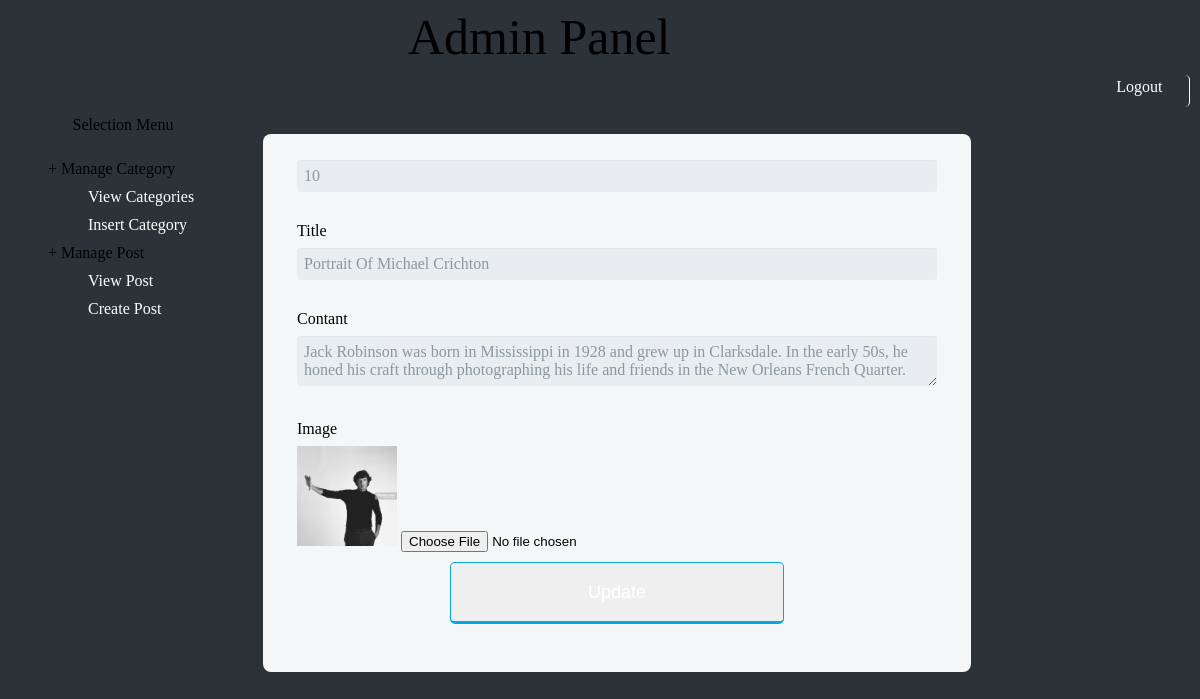
Page /admin/createpost.php?action=edit&pid=10 on the committed database.
### tables this page shows
CREATE TABLE IF NOT EXISTS `latest_blog_posts` (
  `post_id` int(11) NOT NULL AUTO_INCREMENT,
  `post_headline` varchar(50) NOT NULL,
  `post_contant` longtext NOT NULL,
  `post_photo_url` varchar(100) NOT NULL,
  `post_date` date NOT NULL,
  PRIMARY KEY (`post_id`)
);

### admin/createpost.php (the view, shortened to what this page needs)
<!doctype html>
<html lang="en">
<head>
</head>
<body >
    <div id="upper" style="height:100px; width:100%;background: -moz-linear-gradient(top, #1e5799 0%, #2989d8 50%, #207cca 51%, #7db9e8 100%);">
        <div style="float: left; font-size:50px; margin-left: 400px;">
            Admin Panel
        </div>
  <div  class="menu" style="height: 10px; float: right;">
        <li><a href="logout.php"><center>Logout</center></a></li>
   </div>
    </div>
    <div  class="selection" style="height:1000px; margin-top: 8px; float: left; width:230px;background: -moz-linear-gradient(top, #1e5799 0%, #2989d8 50%, #207cca 51%, #7db9e8 100%);">
      <center><span id="sel">Selection Menu</span></center>
      <ul>
        <li><span id=catsign>+ Manage Category</span>
        <div id=mcatlist><ul>
              <li><a href="viewcat.php">View Categories</a></li>
              <li> <a href="insertcat.php">Insert Category</a></li>
            </ul></div>
        </li>
        <li><span id=postsign>+ Manage Post</span>
        <div id=mpostlist><ul>
              <li><a href="viewpost.php">View Post</a></li>
             <?php if(isset($_GET['action'])){
                echo "<li><a href=createpost.php>Create Post</a></li>";
             }else{
               echo "<li><a href=# style='color:aqua;'>Create Post</a></li>";
             }
             ?>
            </ul>
        </div>
    </div>
    <div style="height:1000px; margin-top: 8px;margin-left: 205px; width:835px;background: -moz-linear-gradient(top, #00b7ea 0%, #009ec3 100%);">
    <br>
    <div class="form-style-5">
<form action="createpost.php" method="post" enctype="multipart/form-data">
<fieldset>
<?php if(isset($_GET['action']) && $_GET['action']=='edit'){
    $sql="SELECT * FROM `latest_blog_posts` WHERE `post_id`='$_GET[pid]'";
    $query=mysql_query($sql);
    $row=mysql_fetch_array($query);
    echo "<input type=text value=$row[post_id] name=postid>";
    ?>
<label>Title</label><input type="text" name="posttitle"  value='<?php echo $row[post_headline];?>'>
<label>Contant</label><textarea  class="ckeditor" name="postcontant"><?php echo $row[post_contant];?></textarea>
<label>Image</label>
<img id="uploadPreview" src='../<?php echo $row[post_photo_url];?>' height=100px width=100px "/>
<input type="file" id="uploadImage" name="image" accept="image/*" onchange="PreviewImage();">
</fieldset>
<input type=submit name="updatepost" value="Update" /><br/>
<?php } ?>
</form>
</div>
    </div>
</body>
</html>

### admin/createpost.php (style rules this page uses)
body { background-color: #2B3338; }
.menu li { display: inline; margin-left: 2px; }
.menu li a { float: left; width: 5em; height:1.6em; text-decoration: none; color: white; background:-moz-linear-gradient(top, #00b7ea 0%, #009ec3 100%); padding: 0.2em 0.6em; border-right: 1px solid white; border-radius: 5px; margin-top: 67px; }
a { color: White; text-decoration:none; }
.selection ul li { list-style-type: none; padding-top: 10px; }
#sel { background:-moz-linear-gradient(top, #00b7ea 0%, #009ec3 100%); width: 2000px; height: 20px; border-radius: 5px; }
.form-style-5 { max-width:80%; padding: 10px 20px; background: #f4f7f8; margin-left: 50px; padding: 20px; background: -moz-linear-gradient(top, rgba(135,222,253,1) 34%, rgba(5,166,225,1) 75%); border-radius: 8px; font-family: Georgia, "Times New Roman", Times, serif; }
.form-style-5 fieldset { border: none; }
.form-style-5 label { display: block; margin-bottom: 8px; }
.form-style-5 input[type="text"], .form-style-5 input[type="date"], .form-style-5 input[type="datetime"], .form-style-5 input[type="email"], .form-style-5 input[type="number"], .form-style-5 input[type="search"], .form-style-5 input[type="time"], .form-style-5 input[type="url"], .form-style-5 textarea, .form-style-5 select { font-family: Georgia, "Times New Roman", Times, serif; background: rgba(255,255,255,.1); border: none; border-radius: 4px; font-size: 16px; margin: 0; outline: 0; padding: 7px; width: 100%; box-sizing: border-box; -webkit-box-sizing: border-box; -moz-box-sizing: border-box; background-color: #e8eeef; color:#8a97a0; -webkit-box-shadow: 0 1px 0 rgba(0,0,0,0.03) inset; box-shadow: 0 1px 0 rgba(0,0,0,0.03) inset; margin-bottom: 30px; }
.form-style-5 input[type="submit"], .form-style-5 input[type="button"] { position: relative; display: block; padding: 19px 39px 18px 39px; color: #FFF; margin: 0 auto; background: -moz-linear-gradient(top, rgba(135,222,253,1) 34%, rgba(5,166,225,1) 75%); font-size: 18px; text-align: center; font-style: normal; width: 50%; border: 1px solid rgba(5,166,225,1); border-width: 1px 1px 3px; margin-bottom: 10px; border-radius:5px; }

### rows in the picture
latest_blog_posts: postid "10", posttitle "Portrait Of Michael Crichton", postcontant "Jack Robinson was born in Mississippi in 1928 and grew up in Clarksdale. In the early 50s, he honed his craft through photographing his life and friends in the New Orleans French Quarter.", post_photo_url (picture)
